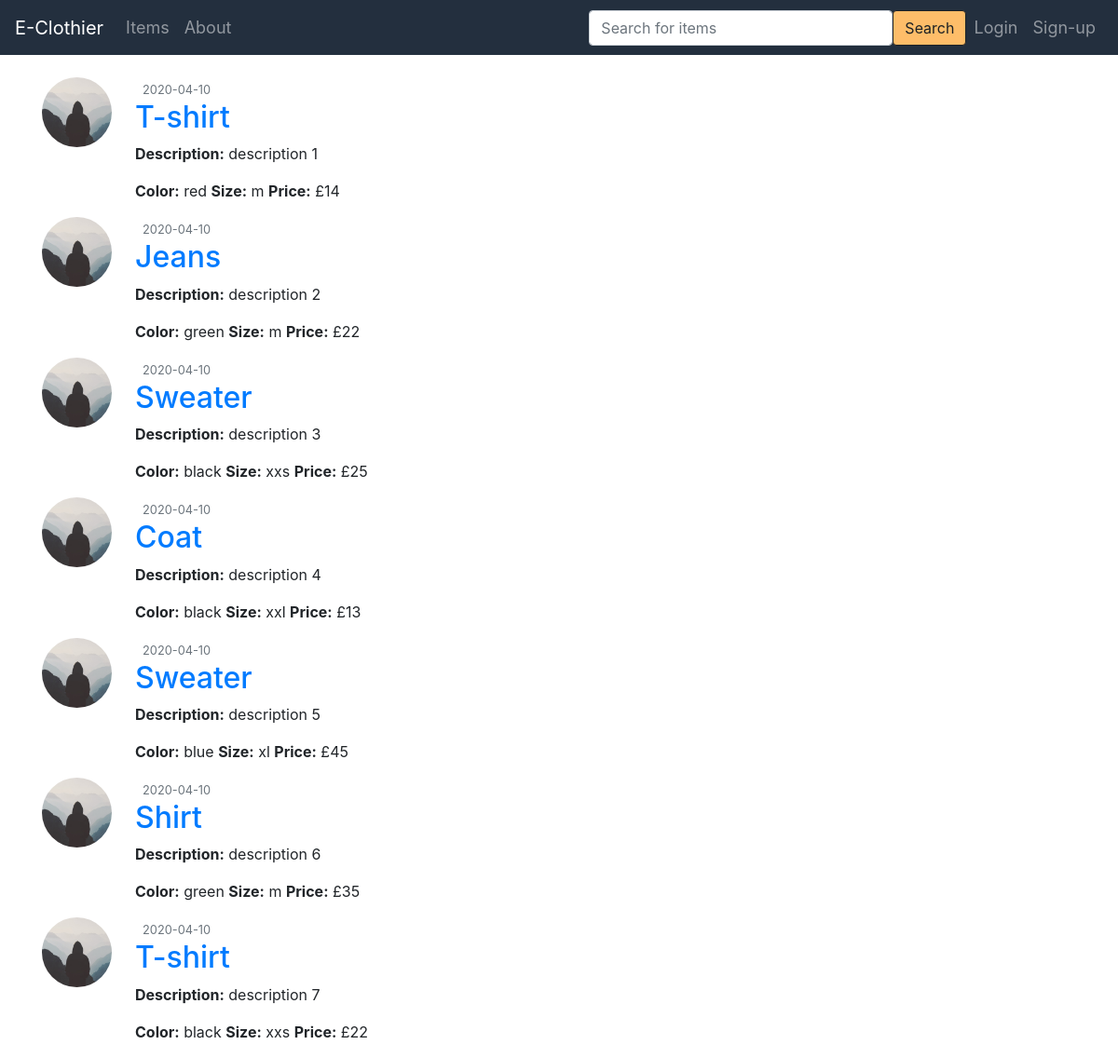
The page /home on the database its author committed.
### app/models.py (models this page shows, shortened)
class Item(db.Model):
    id = db.Column(db.Integer, primary_key=True)
    title = db.Column(db.String(100), nullable=False)
    date_created = db.Column(db.DateTime, nullable=False, default=dt.now)
    content = db.Column(db.Text, nullable=False)
    color = db.Column(db.Text)
    size = db.Column(db.Text)
    price = db.Column(db.Integer, nullable=False)
    user_id = db.Column(db.Integer, db.ForeignKey('user.id'), nullable=False)
    __mapper_args__ = {"polymorphic_identity": "item"}

### app/main/routes.py (the view)
@bp_main.route("/home")
def home():
    items = Item.query.all()
    return render_template('home.html', items=items)

### app/templates/home.html (shortened to what this page needs)
{% extends "base.html" %}
{% block content %}
    {% for item in items %}
        <article class="media content-section">
          <img class="rounded-circle article-img" src="/static/imgs/default.jpg" style="height: 75px; width: 75px; margin-right: 25px;">
          <div class="media-body">
            <div class="article-metadata">
              <small class="text-muted">{{ item.date_created.strftime('%Y-%m-%d') }}</small>
            </div>
            <h2><a class="article-title" href="{{ url_for('main.item', item_id=item.id) }}">{{ item.title }}</a></h2>
            <p class="article-content"><b>Description:</b>  {{ item.content }}</p>
            <p class="article-content"><b>Color:</b> {{ item.color }}  <b>Size:</b>  {{ item.size }}   <b>Price:</b>  £{{ item.price }}</p>
          </div>
        </article>
    {% endfor %}
{% endblock %}

### app/templates/base.html (shortened to what this page needs)
<!DOCTYPE html>
<html lang="en">
<head>
    <link rel="stylesheet" href="{{ url_for('static', filename='css/bootstrap.css') }}">
</head>
<body>
<nav class="navbar navbar-expand bg-primary navbar-dark", style="background-color: #232f3e !important; font-size: 18px;">
    <a class="navbar-brand" href="{{ url_for('main.index') }}">E-Clothier</a>
    <ul class="navbar-nav">
        <li class="nav-item">
            <a class="nav-link" href="{{ url_for('main.home') }}">Items</a>
        </li>
        <li class="nav-item">
            <a class="nav-link" href="{{ url_for('main.about') }}">About</a>
        </li>
    </ul>
        <form class="form-inline ml-auto" action="search" method="post">
        <input class="form-control" type="search" placeholder="Search for items" aria-label="Search" name="search_term" style="width: 326px;">
        <button class="btn btn-primary btn-outline-light" type="submit", style="background-color: #febd69; color: #1d2124;">Search</button>
    </form>
    <ul class="navbar-nav">
        {% if current_user.is_anonymous %}
        <li class="nav-item">
            <a class="nav-link" href="{{ url_for('auth.login') }}">Login</a>
        </li>
        {% else %}
        <li class="nav-item">
            <a class="nav-link" href="{{ url_for('auth.logout') }}">Logout</a>
        </li>
        {% endif %}
        {% if current_user.is_anonymous %}
        <li class="nav-item">
            <a class="nav-link" href="{{ url_for('auth.signup') }}">Sign-up</a>
        </li>
        {% else %}
        <li class="nav-item">
            <a class="nav-link" href="{{ url_for('main.account') }}">Account</a>
        </li>
        {% endif %}
    </ul>
</nav>
<br>
<div role=main class="container" >
    {% block content %}{% endblock %}
</div>
</body>
</html>

### rows shown on the page
Item: date_created "2020-04-10", title "T-shirt", content "description 1", color "red", size "m", price "14"
Item: date_created "2020-04-10", title "Jeans", content "description 2", color "green", size "m", price "22"
Item: date_created "2020-04-10", title "Sweater", content "description 3", color "black", size "xxs", price "25"
Item: date_created "2020-04-10", title "Coat", content "description 4", color "black", size "xxl", price "13"
Item: date_created "2020-04-10", title "Sweater", content "description 5", color "blue", size "xl", price "45"
Item: date_created "2020-04-10", title "Shirt", content "description 6", color "green", size "m", price "35"
Item: date_created "2020-04-10", title "T-shirt", content "description 7", color "black", size "xxs", price "22"
